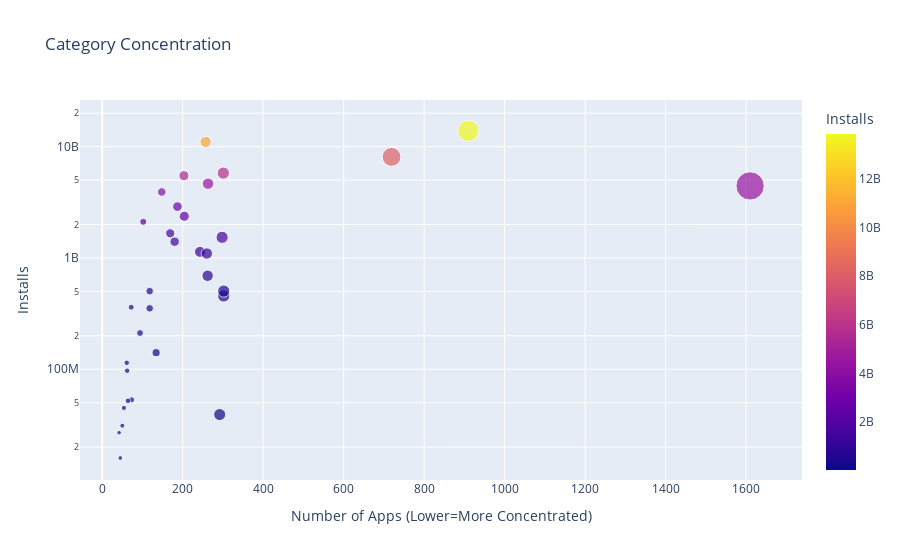

Notebook code for this chart:
### Code cell
category_conc_scatter_plot = px.scatter(data_frame=category_conc, x=category_conc.App, y=category_conc.Installs, title='Category Concentration', size='App', color='Installs')

category_conc_scatter_plot.update_layout(xaxis_title='Number of Apps (Lower=More Concentrated)', yaxis_title='Installs', yaxis=dict(type='log'))
category_conc_scatter_plot

### Figure 1 — Plotly figure (JSON) as saved in the notebook; plotly's stock layout.template omitted (floating-point values rounded to 4 significant figures)
{"data": [{"hovertemplate": "App=%{marker.size}<br>Installs=%{marker.color}<extra></extra>", "legendgroup": "", "marker": {"color": [114233100, 53129800, 26916200, 1665791655, 692018120, 44931100, 11039241530, 140912410, 352852000, 2113660000, 15949410, 4437579590, 455312400, 211677750, 13858762717, 1134006220, 97082000, 52083000, 503742120, 503267560, 39162676, 2369110650, 31116110, 1532352930, 4649143130, 5788070180, 1400331540, 5487841475, 1096431465, 8099724500, 2894859300, 3916897200, 361096500], "coloraxis": "coloraxis", "size": [61, 73, 42, 169, 262, 54, 257, 134, 118, 102, 45, 1610, 302, 94, 910, 243, 62, 64, 302, 118, 292, 204, 50, 298, 263, 301, 180, 203, 260, 719, 187, 148, 72], "sizemode": "area", "sizeref": 4.025, "symbol": "circle"}, "mode": "markers", "name": "", "orientation": "v", "showlegend": false, "type": "scatter", "x": [61, 73, 42, 169, 262, 54, 257, 134, 118, 102, 45, 1610, 302, 94, 910, 243, 62, 64, 302, 118, 292, 204, 50, 298, 263, 301, 180, 203, 260, 719, 187, 148, 72], "xaxis": "x", "y": [114233100, 53129800, 26916200, 1665791655, 692018120, 44931100, 11039241530, 140912410, 352852000, 2113660000, 15949410, 4437579590, 455312400, 211677750, 13858762717, 1134006220, 97082000, 52083000, 503742120, 503267560, 39162676, 2369110650, 31116110, 1532352930, 4649143130, 5788070180, 1400331540, 5487841475, 1096431465, 8099724500, 2894859300, 3916897200, 361096500], "yaxis": "y"}], "layout": {"coloraxis": {"colorbar": {"title": {"text": "Installs"}}, "colorscale": [[0, "#0d0887"], [0.1111, "#46039f"], [0.2222, "#7201a8"], [0.3333, "#9c179e"], [0.4444, "#bd3786"], [0.5556, "#d8576b"], [0.6667, "#ed7953"], [0.7778, "#fb9f3a"], [0.8889, "#fdca26"], [1, "#f0f921"]]}, "legend": {"itemsizing": "constant", "tracegroupgap": 0}, "title": {"text": "Category Concentration"}, "xaxis": {"anchor": "y", "domain": [0, 1], "title": {"text": "Number of Apps (Lower=More Concentrated)"}}, "yaxis": {"anchor": "x", "domain": [0, 1], "title": {"text": "Installs"}, "type": "log"}}}
